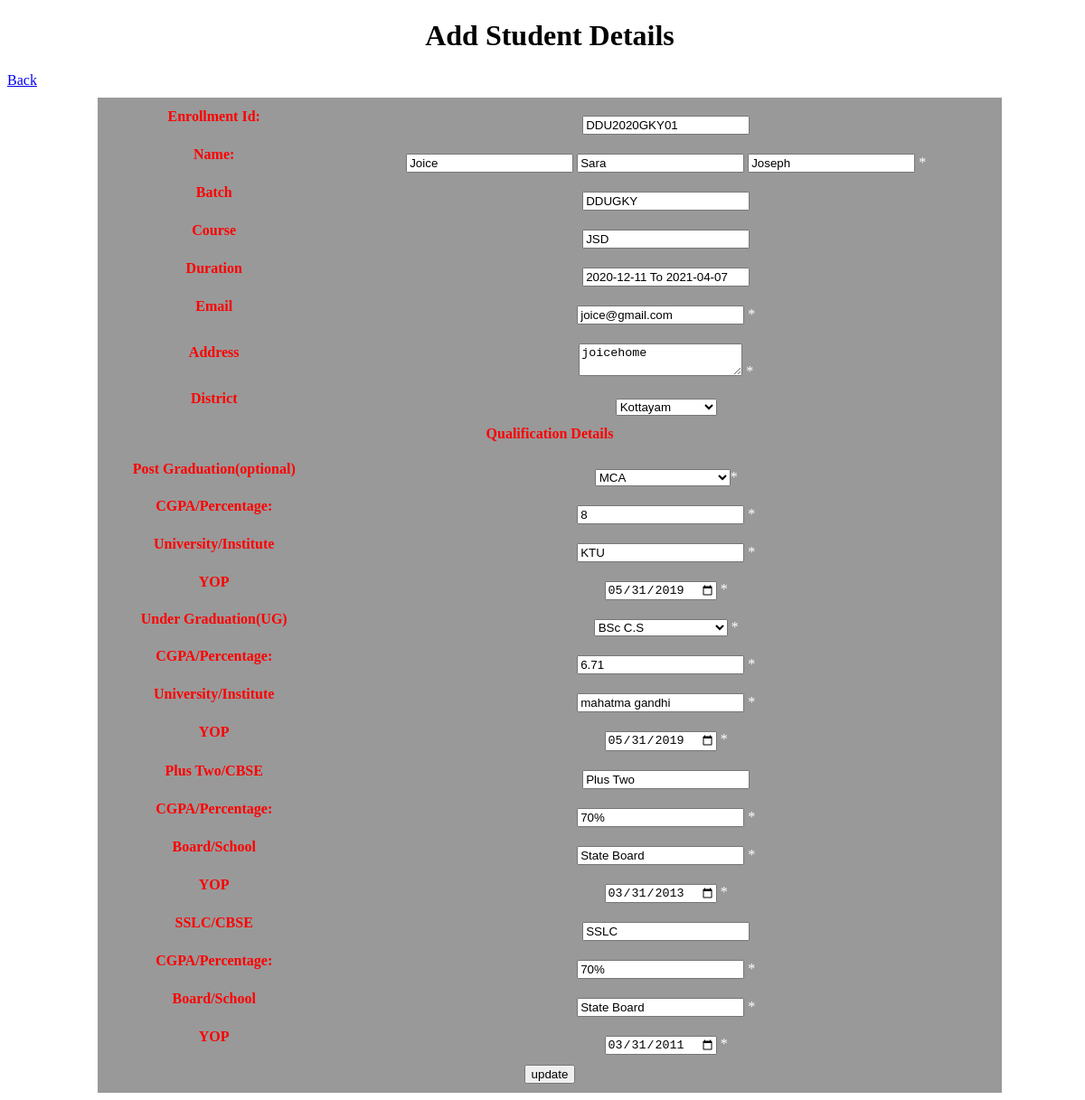
Screenshot of /add_student_other_det.php (signed in) with the database file from the repository.
### tables this page shows
CREATE TABLE `student_details` (
  `enrollment_id` varchar(20) NOT NULL,
  `stud_fname` varchar(20) NOT NULL,
  `stud_mname` varchar(20) NOT NULL,
  `stud_lname` varchar(20) NOT NULL,
  `login_id` int(10) NOT NULL,
  `batch` varchar(30) NOT NULL,
  `course` varchar(20) NOT NULL,
  `startTime` date NOT NULL,
  `endTime` date NOT NULL,
  `address` varchar(40) NOT NULL,
  `district` varchar(20) NOT NULL,
  `pg` varchar(30) NOT NULL,
  `cgpa_PG` int(10) NOT NULL,
  `uni_insti_pg` varchar(40) NOT NULL,
  `yop_pg` date DEFAULT NULL,
  `ug` varchar(30) NOT NULL,
  `cgpa_UG` varchar(10) NOT NULL,
  `uni_insti_ug` varchar(40) NOT NULL,
  `yop_ug` date DEFAULT NULL,
  `plustwo` varchar(40) NOT NULL,
  `cgpa_plustwo` varchar(10) NOT NULL,
  `brd_school_plus` varchar(40) NOT NULL,
  `yop_plus` date DEFAULT NULL,
  `sslc` varchar(40) NOT NULL,
  `cgpa_sslc` varchar(10) NOT NULL,
  `brd_schl_sslc` varchar(40) NOT NULL,
  `yop_sslc` date DEFAULT NULL
);

### add_student_other_det.php (the view, shortened to what this page needs)
<?php
	require('db_connectivity.php');
	$id=$_SESSION['id'];
	$sql="select * from student_details s inner join login_page l on
					      l.login_id = s.login_id where s.login_id=$id";
	$result=mysqli_query($mysql,$sql);
	$row=mysqli_fetch_assoc($result);
?>
<!DOCTYPE html>
<html>
	<head>
		<link rel="stylesheet" href="css/add_stud_det.css">
	</head>
<?php
	$nameErr=$emailErr=$addressErr=$districtErr=$pgErr=$cgpa_per_pgErr=$uni_insti_pgErr=$ugErr=$cgpa_per_ugErr=
	$uni_insti_ugErr=$plustwoErr=$cgpa_per_plusErr=$brd_or_schl_plusErr=$sslcErr=$cgpa_per_sslcErr=
	$brd_schl_sslcErr=$yop_pgErr=$yop_ugErr=$yop_plusErr=$yop_sslcErr="";
?>
	<body class="bi">
	<h1>Add Student Details</h1>
	<a href="stud_home.php">Back</a>
		<form class="reg row" action="" method="post">
		<table>
			<tr>
			<th>Enrollment Id:</th>
			<td><input type="text" name="name" value="<?php  echo $row['enrollment_id']; ?>" readonly></td>
			</tr>
			<tr>
			<th>Name:</th>
			<td colspan="3"><input type="text" name="fname" value="<?php  echo $row['stud_fname'];?>">
			<input type="text" name="mname" value="<?php echo $row['stud_mname'];?>">
			<input type="text" name="lname" value="<?php echo $row['stud_lname'];?>">
			<span class="err"><?php echo "*".$nameErr; ?></span></td>
			</tr>
			<tr>
			<th>Batch</th>
			<td><input type="text" name="batch" value="<?php echo $row['batch']; ?>" readonly></td>
			</tr>
			<tr>
			<th>Course</th>
			<td><input type="text" name="course" value="<?php echo $row['course']; ?>" readonly></td>
			</tr>
			<tr>
			<th>Duration</th>
			<td><input type="text" name="duration" value="<?php echo $row['startTime']." To ".$row['endTime'];?>" readonly></td>
			</tr>
			<tr>
			<th>Email</th>
			<td><input type="email" name="email" value="<?php echo $row['email']; ?>">
			<span class="err"><?php echo "*".$emailErr; ?></span></td>
			</tr>
			<tr>
			<th>Address</th>
			<td><textarea name="address"><?php echo $row['address']; ?></textarea>
			<span class="err"><?php echo "*".$addressErr; ?></span></td>
			</tr>
			<tr>
			<th>District</th>
			<td><select name="dist">
				<option><?php echo $row['district']; ?></option>
			</tr>
			<tr>
			<th colspan="2">Qualification Details</th>
			</tr>
			<tr>
			<th>Post Graduation(optional)</th>
			<td><select name="pg">
				<option><?php echo $row['pg']; ?></option>
			</select><span class="err"><?php echo "*".$pgErr; ?></span>
			</td>
			</tr>
			<tr>
			<th>CGPA/Percentage:</th>
			<td><input type="text" name="per_pg" placeholder="percentage(/100%) or cgpa(/10)" value="<?php echo $row['cgpa_PG']; ?>">
			<span class="err"><?php echo "*".$cgpa_per_pgErr; ?></span></td>
			</tr>
			<tr>
			<th>University/Institute</th>
			<td><input type="text" name="uni_or_insti_pg" placeholder="Institute/University" value="<?php echo $row['uni_insti_pg']; ?>">
			<span class="err"><?php echo "*".$uni_insti_pgErr; ?></span></td>
			</tr>
			<tr>
			<th>YOP</th>
			<td><input type="date" name="yop_pg" placeholder="Year of Pass" value="<?php echo $row['yop_pg']; ?>">
			<span class="err"><?php echo "*".$yop_pgErr; ?></span></td>
			</tr>
			<tr>
			<th>Under Graduation(UG)</th>
			<td><select name="ug">
				<option><?php echo $row['ug']; ?></option>
			</select>
			<span class="err"><?php echo "*".$ugErr;?></span></td>
			</tr>
			<tr>
			<th>CGPA/Percentage:</th>
			<td><input type="text" name="per_ug" placeholder="percentage(/100%) or cgpa(/10)" value="<?php echo $row['cgpa_UG']; ?>">
			<span class="err"><?php echo "*".$cgpa_per_ugErr; ?></span></td>
			</tr>
			<tr>
			<th>University/Institute</th>
			<td><input type="text" name="uni_or_insti_ug" placeholder="Institute/University" value="<?php echo $row['uni_insti_ug']; ?>">
			<span class="err"><?php echo "*".$uni_insti_ugErr; ?></span></td>
			</tr>
			<th>YOP</th>
			<td><input type="date" name="yop_ug" placeholder="Year of Pass" value="<?php echo $row['yop_pg']; ?>">
			<span class="err"><?php echo "*".$yop_ugErr; ?></span></td>
			<tr>
			<th>Plus Two/CBSE</th>
			<td><input type="text" name="plustwo" placeholder="Plus Two" value="Plus Two" readonly>
			</tr>
			<tr>
			<th>CGPA/Percentage:</th>
			<td><input type="text" name="per_plustwo" placeholder="percentage(/100%) or cgpa(/10)" value="<?php echo $row['cgpa_plustwo']; ?>">
			<span class="err"><?php echo "*".$cgpa_per_plusErr; ?></span></td>
			</tr>
			<tr>
			<th>Board/School</th>
			<td><input type="text" name="brd_or_schl_plus" placeholder="Institute/University" value="<?php echo $row['brd_school_plus']; ?>">
			<span class="err"><?php echo "*".$brd_or_schl_plusErr; ?></span></td>
			</tr>
			<th>YOP</th>
			<td><input type="date" name="yop_plus" placeholder="Year of Pass" value="<?php echo $row['yop_plus']; ?>">
			<span class="err"><?php echo "*".$yop_plusErr; ?></span></td>
			<tr>
			<th>SSLC/CBSE</th>
			<td><input type="text" name="sslc" placeholder="SSLC" value="SSLC" readonly>
			</tr>
			<tr>
			<th>CGPA/Percentage:</th>
			<td><input type="text" name="per_sslc" placeholder="percentage(/100%) or cgpa(/10)" value="<?php echo $row['cgpa_sslc']; ?>">
			<span class="err"><?php echo "*".$cgpa_per_sslcErr; ?></span></td>
			</tr>
			<tr>
			<th>Board/School</th>
			<td><input type="text" name="brd_or_schl_sslc" placeholder="Institute/University" value="<?php echo $row['brd_schl_sslc']; ?>">
			<span class="err"><?php echo "*".$brd_schl_sslcErr; ?></span></td>
			</tr>
			<tr>
			<th>YOP</th>
			<td><input type="date" name="yop_sslc" placeholder="Year of Pass" value="<?php echo $row['yop_sslc']; ?>">
			<span class="err"><?php echo "*".$yop_sslcErr; ?></span></td>
			</tr>
			<tr>
			<th colspan="3"><input type="submit" name="update" value="update"></th>
			</tr>
		</table>
		</form>
	</body>
</html>

### css/add_stud_det.css (style rules this page uses)
.bi { background-image:url("../img/stud1.jpg"); background-size:cover; background-repeat:no-repeat; width:100%; }
h1 { text-align:center; color:black; }
table { border:0px solid; border-collapse:collapse; background-color:rgba(0,0,0,0.4); width:1000px; height:auto; margin-left:100px; padding:10px; margin-top:10px; }
th { margin-top:100px; border:0px solid; border-collapse:collapse; text-align:center; color:red; padding:10px; }
td { padding-top:20px; border:0px solid; margin-top:50px; border-collapse:collapse; text-align:center; color:white; }

### rows the page displays
student_details: name "DDU2020GKY01", fname "Joice", mname "Sara", lname "Joseph", batch "DDUGKY", course "JSD", duration "2020-12-11 To 2021-04-07", email "joice@gmail.com", address "joicehome", dist "Kottayam", pg "MCA", per_pg "8", uni_or_insti_pg "KTU", yop_pg "05/31/2019", ug "BSc C.S", per_ug "6.71", uni_or_insti_ug "mahatma gandhi", yop_ug "05/31/2019", per_plustwo "70%", brd_or_schl_plus "State Board", yop_plus "03/31/2013", per_sslc "70%", brd_or_schl_sslc "State Board", yop_sslc "03/31/2011"
